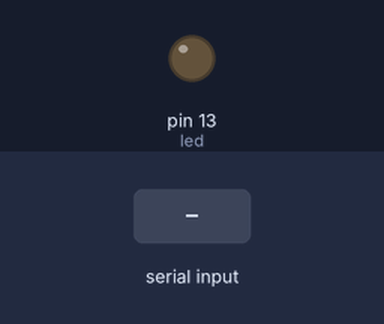
The sketch below on a simulated Arduino Uno, built with avr-gcc and run on an emulated ATmega328P. Shown: output pins drawn as LEDs (lit = HIGH). Dashed ring = blinking. The test bench sets the inputs (shaded band).

Above: at 1.2 s.
1.3 s: "P" received over Serial
At 1.4 s:
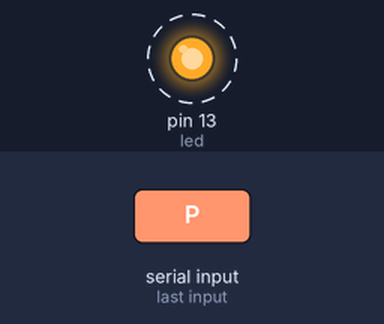
4.3 s: "D" received over Serial
At 4.7 s:
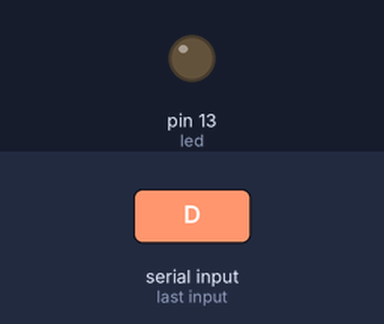
5.8 s: "L" received over Serial
At 7.0 s:
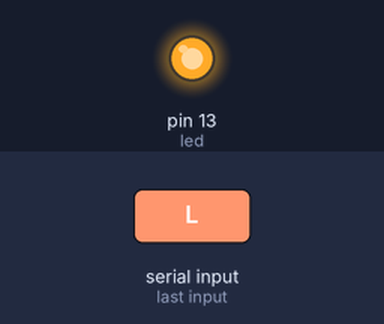
Timing chart, 0 to 8.8 s (numbered marks = the images above; inputs shaded):
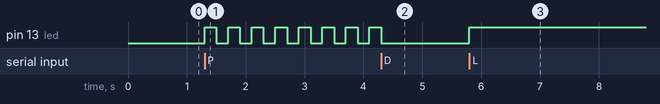

Measured:
- after the input at 1.3 s, pin 13 (led): alternates HIGH for 0.20 s and LOW for 0.20 s, starting at once
- after the input at 4.3 s, pin 13 (led): goes on until 4.3 s, then stays LOW
- after the input at 5.8 s, pin 13 (led): LOW → HIGH at once

The sketch:

led1.ino
```cpp
const int led = 13;
int status = 'D'; // D: desligado, L: ligado, P: piscando

void setup() {
  pinMode(led, OUTPUT);
  Serial.begin(9600);
}

void loop() {
  if (Serial.available() > 0) {
    char comando = Serial.read();
    if (comando == 'D') {
      status = 'D';
    }
    if (comando == 'L') {
      status = 'L';
    }

    if (comando == 'P') {
      status = 'P';
    }
  }

  if (status == 'D') {
    digitalWrite(led, LOW);
  } else if (status == 'L') {
    digitalWrite(led, HIGH);
  } else if (status == 'P') {
    digitalWrite(led, HIGH);
    delay(200);
    digitalWrite(led, LOW);
    delay(200);
  }
}
```
